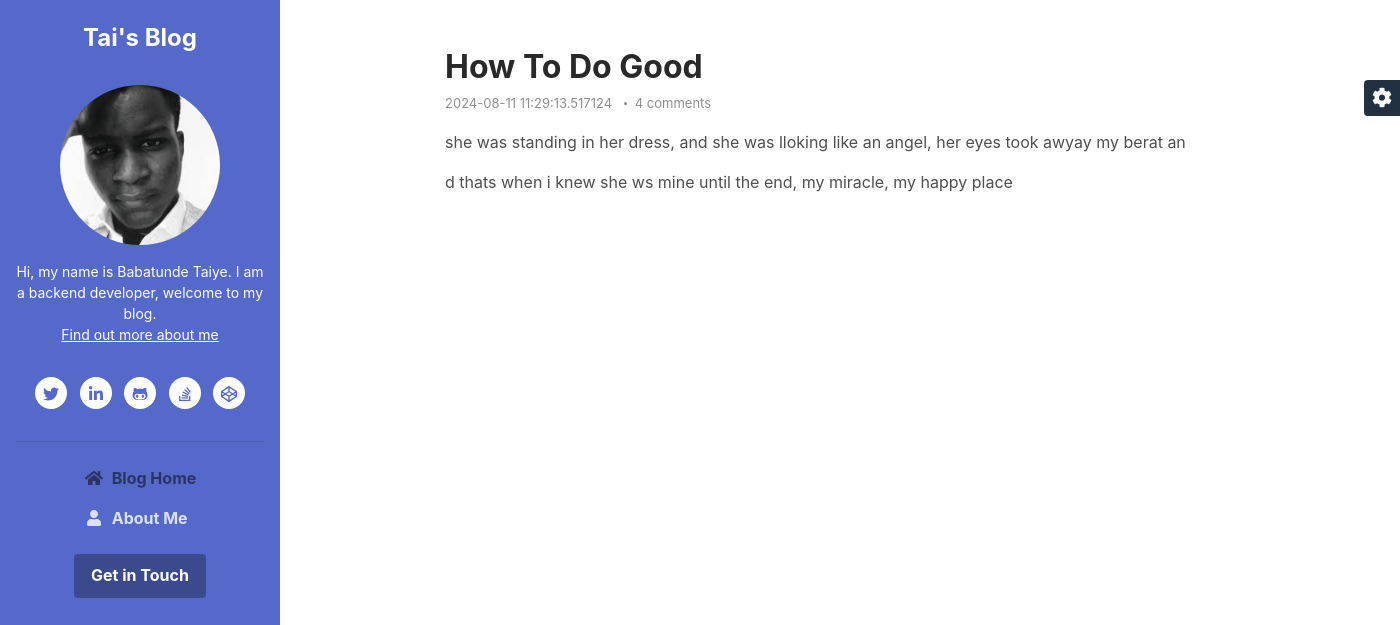
Screenshot of /blog/post/how-to-do-good with the database file from the repository.
### app/models.py (models this page shows, shortened)
class Post(db.Model):
    id = db.Column(db.String, primary_key=True, default=lambda: str(uuid.uuid4()))
    post_image = db.Column(db.String, nullable=False, default='def_post.png')
    title = db.Column(db.String, nullable=False)
    content = db.Column(db.Text, nullable=False)
    slug = db.Column(db.String, nullable=False, unique=True)
    created_at = db.Column(db.DateTime, default=datetime.utcnow)
    updated_at = db.Column(db.DateTime, onupdate=datetime.utcnow)
    published = db.Column(db.Boolean, default=False)
    tags = db.Column(db.String())
    author_id = db.Column(db.Integer, db.ForeignKey('admin.id'), nullable=False)
    images = db.relationship('Images', backref='post', lazy=True)

### app/blog/blog.py (the view)
@blog.route('/post/<string:slug>', methods=['POST', 'GET'])
def actual_post(slug):
    post = Post.query.filter_by(slug=slug).first()
    action = request.form.get('actionField')
    if action == 'publish':
        post.published=True
        db.session.add(post)
        db.session.commit()
        flash('Post has been published')
    elif action == 'delete':
        db.session.delete(post)
        db.session.commit()
        flash('Post has been deleted')
        return redirect(url_for('blog.posts'))
    return render_template('blog-post.html', post=post)

### app/blog/templates/blog-post.html (shortened to what this page needs)
{% extends "base.html" %}
{% block content %}
    <div class="main-wrapper">
	    <article class="blog-post px-3 py-5 p-md-5">
		    <div class="container">
			    <header class="blog-post-header">
				    <h2 class="title mb-2">{{post.title}}</h2>
				    <div class="meta mb-3"><span class="date">{% if post.updated_at %}{{post.updated_at }} {%else%} {{ post.created_at }} {%endif%} </span><span class="comment"><a href="{{ url_for('blog.actual_post', slug=post.slug) }}#disqus_thread">4 comments</a></span></div>
			    </header>
			    {{post.content|safe }}
			</div>
		</article>
	{% endblock %}

### rows the page displays
Post: title "How To Do Good", created_at "2024-08-11 11:29:13.517124", content "she was standing in her dress, and she was lloking like an angel, her eyes took awyay my berat an d thats when i knew she ws mine until the end, my miracle, my happy place"
